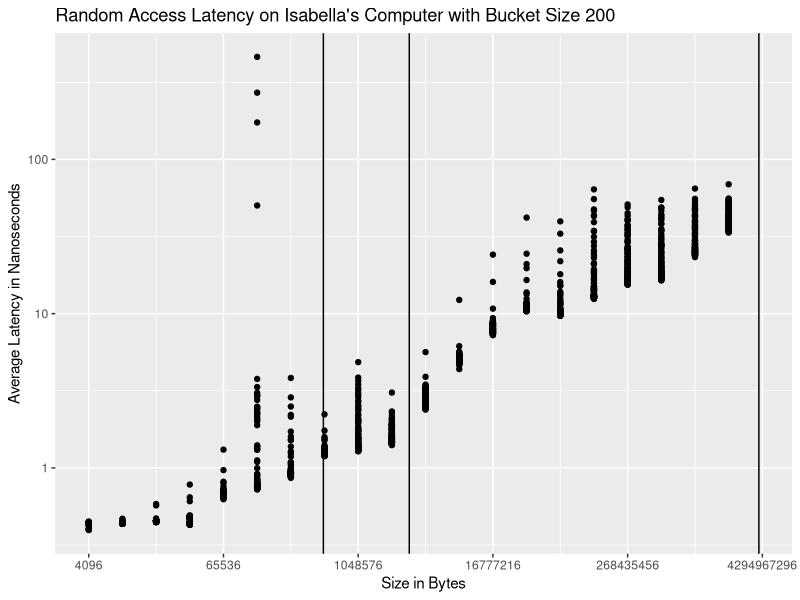

Write R code to recreate this figure.
library(ggplot2)
library(dplyr)

# Call format:
# Rscript make_plots.R plot_name
#plot.name <- commandArgs(trailingOnly = TRUE)[1]
#file.name

#seq.data <- read.csv('data/test1.csv') %>%
#  mutate(method = "sequential") %>%
#  tbl_df()
rand.data <- read.csv('data/test_random_ifj.csv') %>%
  mutate(method = "random") %>%
  tbl_df()

size.labels <- c(2^12,
                 2^16,
                 2^20,
                 2^24,
                 2^28,
                 2^32)

random.profile <- ggplot(rand.data, aes(x = size, y = time_ns)) + geom_point() + 
  scale_x_log10(breaks = size.labels) + 
  scale_y_log10() + 
  #geom_smooth() + 
  geom_vline(aes(xintercept = 512000)) + 
  geom_vline(aes(xintercept = 3e6)) +
  geom_vline(aes(xintercept = 4e9)) +
 # geom_vline(aes(xintercept = 8129644000)) + 
  labs(title = "Random Access Latency on Isabella's Computer with Bucket Size 200",
       x = "Size in Bytes", y = "Average Latency in Nanoseconds")

ggsave(random.profile, file="random_ifj2.png")
